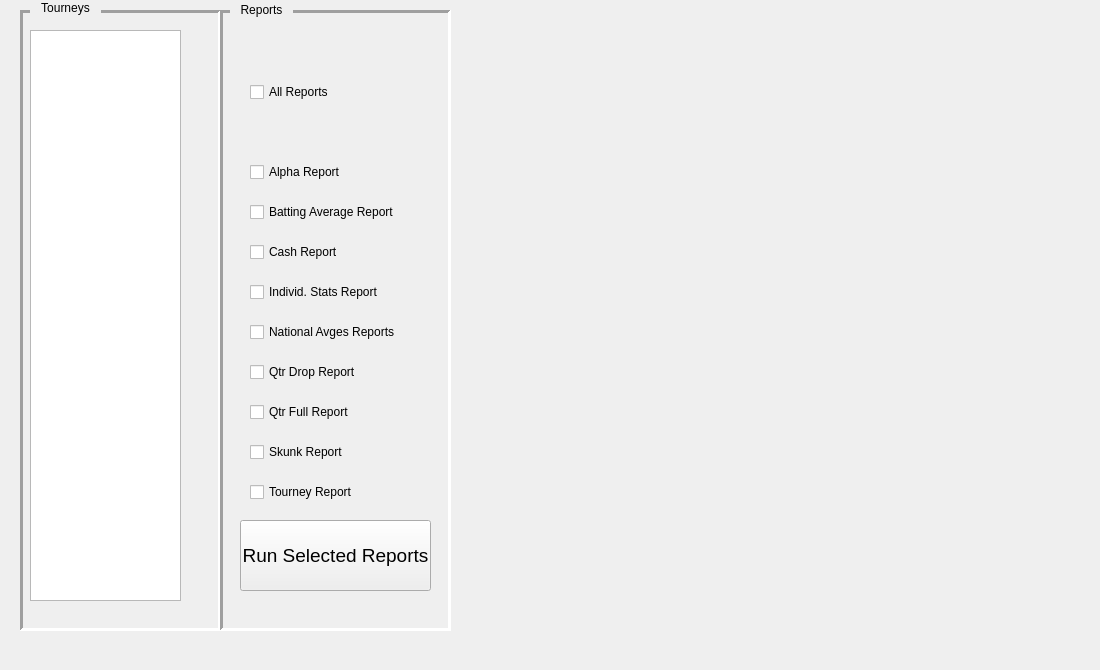
    <widget class="QWidget" name="reportsTab">
     <property name="autoFillBackground">
      <bool>true</bool>
     </property>
     <attribute name="title">
      <string>Reports</string>
     </attribute>
     <widget class="QFrame" name="reportsTabPanel">
      <property name="geometry">
       <rect>
        <x>10</x>
        <y>10</y>
        <width>1081</width>
        <height>651</height>
       </rect>
      </property>
      <property name="autoFillBackground">
       <bool>false</bool>
      </property>
      <property name="frameShape">
       <enum>QFrame::Shape::NoFrame</enum>
      </property>
      <property name="frameShadow">
       <enum>QFrame::Shadow::Plain</enum>
      </property>
      <property name="lineWidth">
       <number>2</number>
      </property>
      <widget class="QFrame" name="tourneysPanel">
       <property name="geometry">
        <rect>
         <x>10</x>
         <y>0</y>
         <width>201</width>
         <height>621</height>
        </rect>
       </property>
       <property name="autoFillBackground">
        <bool>true</bool>
       </property>
       <property name="frameShape">
        <enum>QFrame::Shape::Panel</enum>
       </property>
       <property name="frameShadow">
        <enum>QFrame::Shadow::Sunken</enum>
       </property>
       <property name="lineWidth">
        <number>3</number>
       </property>
       <widget class="QListWidget" name="listOfReportTourneys">
        <property name="geometry">
         <rect>
          <x>10</x>
          <y>20</y>
          <width>151</width>
          <height>571</height>
         </rect>
        </property>
       </widget>
      </widget>
      <widget class="QFrame" name="reportButtonsPanel">
       <property name="geometry">
        <rect>
         <x>210</x>
         <y>0</y>
         <width>231</width>
         <height>621</height>
        </rect>
       </property>
       <property name="autoFillBackground">
        <bool>true</bool>
       </property>
       <property name="frameShape">
        <enum>QFrame::Shape::Panel</enum>
       </property>
       <property name="frameShadow">
        <enum>QFrame::Shadow::Sunken</enum>
       </property>
       <property name="lineWidth">
        <number>3</number>
       </property>
       <widget class="QCheckBox" name="allReportsCKB">
        <property name="geometry">
         <rect>
          <x>30</x>
          <y>70</y>
          <width>101</width>
          <height>24</height>
         </rect>
        </property>
        <property name="text">
         <string>All Reports</string>
        </property>
        <property name="checked">
         <bool>false</bool>
        </property>
       </widget>
       <widget class="QCheckBox" name="alphaCKB">
        <property name="geometry">
         <rect>
          <x>30</x>
          <y>150</y>
          <width>121</width>
          <height>24</height>
         </rect>
        </property>
        <property name="text">
         <string>Alpha Report</string>
        </property>
        <attribute name="buttonGroup">
         <string notr="true">buttonGroup</string>
        </attribute>
       </widget>
       <widget class="QCheckBox" name="battingAverageCKB">
        <property name="geometry">
         <rect>
          <x>30</x>
          <y>190</y>
          <width>191</width>
          <height>24</height>
         </rect>
        </property>
        <property name="text">
         <string>Batting Average Report</string>
        </property>
        <attribute name="buttonGroup">
         <string notr="true">buttonGroup</string>
        </attribute>
       </widget>
       <widget class="QCheckBox" name="cashCKB">
        <property name="geometry">
         <rect>
          <x>30</x>
          <y>230</y>
          <width>131</width>
          <height>24</height>
         </rect>
        </property>
        <property name="text">
         <string>Cash Report</string>
        </property>
        <attribute name="buttonGroup">
         <string notr="true">buttonGroup</string>
        </attribute>
       </widget>
       <widget class="QCheckBox" name="individStatsCKB">
        <property name="geometry">
         <rect>
          <x>30</x>
          <y>270</y>
          <width>161</width>
          <height>24</height>
         </rect>
        </property>
        <property name="text">
         <string>Individ. Stats Report</string>
        </property>
        <attribute name="buttonGroup">
         <string notr="true">buttonGroup</string>
        </attribute>
       </widget>
       <widget class="QCheckBox" name="narionalAvgesCKB">
        <property name="geometry">
         <rect>
          <x>30</x>
          <y>310</y>
          <width>181</width>
          <height>24</height>
         </rect>
        </property>
        <property name="text">
         <string>National Avges Reports</string>
        </property>
        <attribute name="buttonGroup">
         <string notr="true">buttonGroup</string>
        </attribute>
       </widget>
       <widget class="QCheckBox" name="qtrDropCKB">
        <property name="geometry">
         <rect>
          <x>30</x>
          <y>350</y>
          <width>131</width>
          <height>24</height>
         </rect>
        </property>
        <property name="text">
         <string>Qtr Drop Report</string>
        </property>
        <attribute name="buttonGroup">
         <string notr="true">buttonGroup</string>
        </attribute>
       </widget>
       <widget class="QCheckBox" name="qtrFullCKB">
        <property name="geometry">
         <rect>
          <x>30</x>
          <y>390</y>
          <width>121</width>
          <height>24</height>
         </rect>
        </property>
        <property name="text">
         <string>Qtr Full Report</string>
        </property>
        <attribute name="buttonGroup">
         <string notr="true">buttonGroup</string>
        </attribute>
       </widget>
       <widget class="QCheckBox" name="skunkCKB">
        <property name="geometry">
         <rect>
          <x>30</x>
          <y>430</y>
          <width>121</width>
          <height>24</height>
         </rect>
        </property>
        <property name="text">
         <string>Skunk Report</string>
        </property>
        <attribute name="buttonGroup">
         <string notr="true">buttonGroup</string>
        </attribute>
       </widget>
       <widget class="QCheckBox" name="tourneyCKB">
        <property name="geometry">
         <rect>
          <x>30</x>
          <y>470</y>
          <width>131</width>
          <height>24</height>
         </rect>
        </property>
        <property name="text">
         <string>Tourney Report</string>
        </property>
        <attribute name="buttonGroup">
         <string notr="true">buttonGroup</string>
        </attribute>
       </widget>
       <widget class="QPushButton" name="runReportsButton">
        <property name="geometry">
         <rect>
          <x>20</x>
          <y>510</y>
          <width>191</width>
          <height>71</height>
         </rect>
        </property>
        <property name="font">
         <font>
          <pointsize>14</pointsize>
          <fontweight>Medium</fontweight>
         </font>
        </property>
        <property name="text">
         <string>Run Selected Reports</string>
        </property>
        <property name="flat">
         <bool>false</bool>
        </property>
       </widget>
      </widget>
     </widget>
     <widget class="QLabel" name="label_36">
      <property name="geometry">
       <rect>
        <x>30</x>
        <y>-2</y>
        <width>71</width>
        <height>20</height>
       </rect>
      </property>
      <property name="autoFillBackground">
       <bool>true</bool>
      </property>
      <property name="text">
       <string>Tourneys</string>
      </property>
      <property name="alignment">
       <set>Qt::AlignmentFlag::AlignCenter</set>
      </property>
     </widget>
     <widget class="QLabel" name="label_37">
      <property name="geometry">
       <rect>
        <x>230</x>
        <y>0</y>
        <width>63</width>
        <height>20</height>
       </rect>
      </property>
      <property name="autoFillBackground">
       <bool>true</bool>
      </property>
      <property name="text">
       <string>Reports</string>
      </property>
      <property name="alignment">
       <set>Qt::AlignmentFlag::AlignCenter</set>
      </property>
     </widget>
    </widget>
